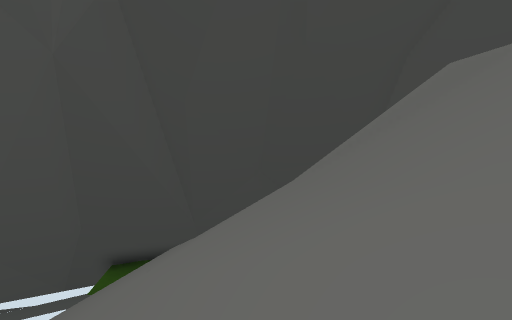
View 1 (above)

12 first-person views from a walk through a Unity game level. The camera is 1.5 m above the floor, tilts 10° down and sees 70° across. The floor is counted in squares, 1 m on a side. Each view is taken from the middle of a square. On the plan, view 1 faces up. The plan holds only what a view shows up to about 16 squares ahead; the rest is blank. The place goes on beyond the plan.

View 2
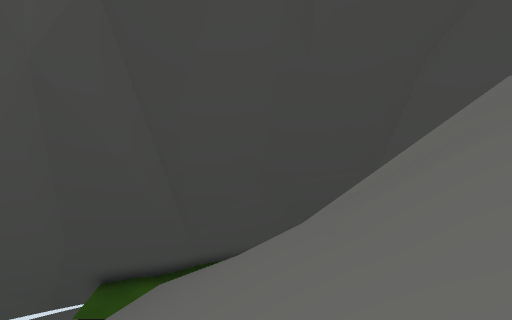

View 3
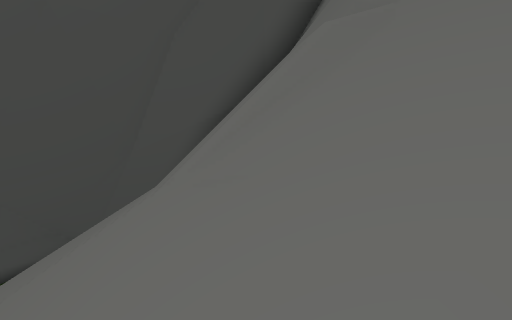

View 4
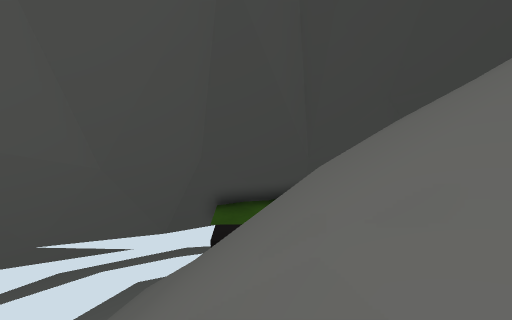

View 5
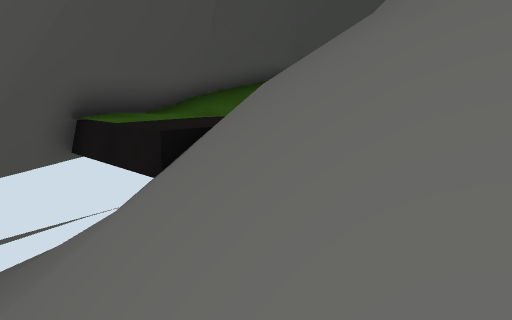

View 6
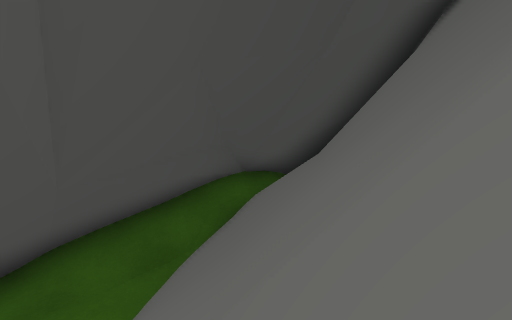

View 7
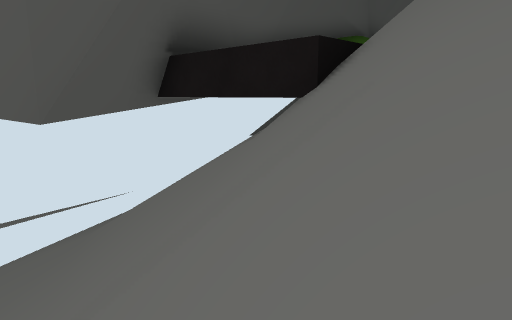

View 8
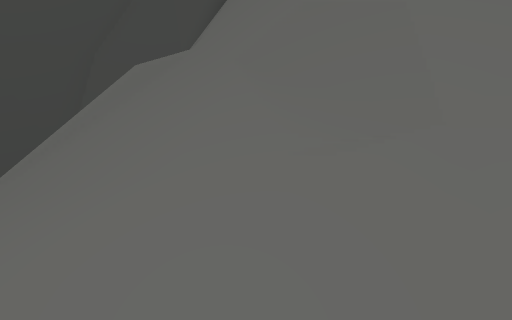

View 9
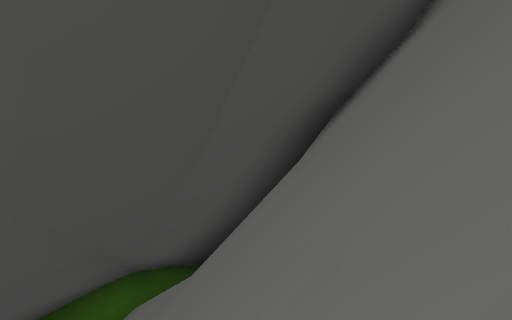

View 10
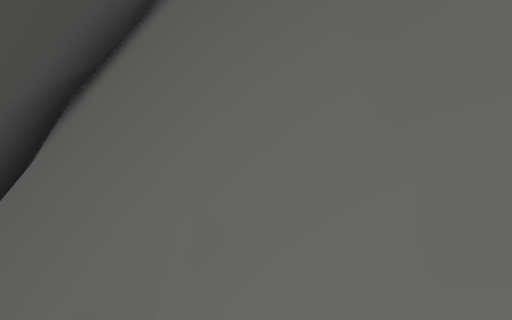

View 11
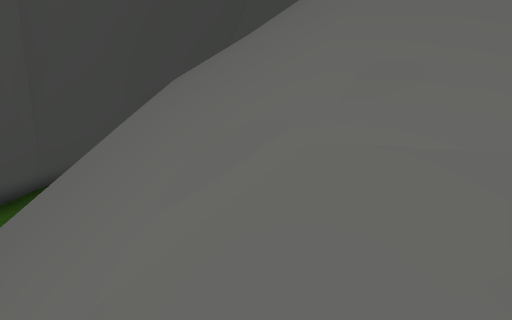

View 12
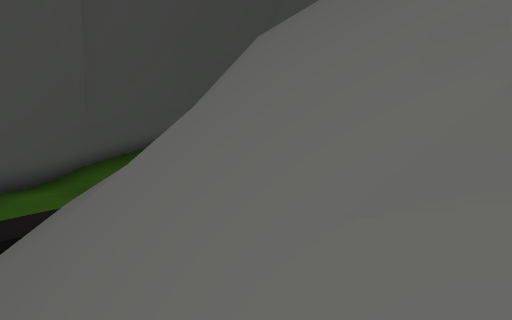

### Floor plan
Key: @ floor where view 1 was taken; # wall or solid block; . main floor; : floor 0.75 m higher than the main floor; - floor 3.25 m lower than the main floor; _ floor 3.75 m lower than the main floor; / step, stairs or slope; = window, fence, low wall or low ledge; ^ raised ledge.
Columns run from 15 left of view 1 to 5 right of it. Each row starts with its distance up from view 1.
 15  ^^^^
 14 ^^^^      #
 13  ^^    _- #########
 12        ///###..//:#
 11        ///....////##
 10        ///.. ////####
  9        ///// /////=##
  8        ////////////=#
  7       //////=##=/=###
  6         ////=#////=#
  5        /////=/////=#
  4          /////////=#
  3           ////////##
  2          //=/////=#
  1           ///  //=#
  0            /   @/##

Positions as (right, up) in squares from view 1, and headings:
1: (0, 0), facing up
2: (0, 1), facing up
3: (-1, 2), facing up-right
4: (-4, 0), facing up
5: (-8, 5), facing up-right
6: (-4, 6), facing up-right
7: (-9, 7), facing up-right
8: (0, 0), facing up-right
9: (-1, 5), facing up-right
10: (-1, 6), facing right
11: (-5, 1), facing up-right
12: (-6, 2), facing up-right
